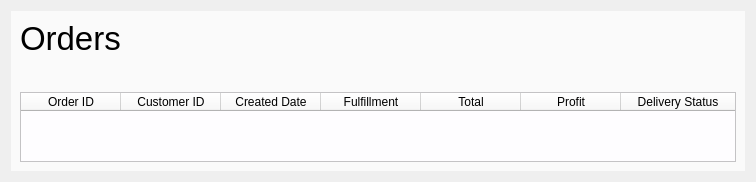
         <widget class="QWidget" name="Orders_Page">
          <layout class="QHBoxLayout" name="horizontalLayout_11">
           <item>
            <widget class="QFrame" name="frame">
             <property name="styleSheet">
              <string notr="true">background-color: rgb(250, 250, 250);
color: rgb(0, 0, 0);</string>
             </property>
             <property name="frameShape">
              <enum>QFrame::NoFrame</enum>
             </property>
             <property name="frameShadow">
              <enum>QFrame::Raised</enum>
             </property>
             <layout class="QVBoxLayout" name="verticalLayout_15">
              <item>
               <widget class="QFrame" name="TopBar_Orders">
                <property name="minimumSize">
                 <size>
                  <width>0</width>
                  <height>100</height>
                 </size>
                </property>
                <property name="frameShape">
                 <enum>QFrame::NoFrame</enum>
                </property>
                <property name="frameShadow">
                 <enum>QFrame::Raised</enum>
                </property>
                <layout class="QVBoxLayout" name="verticalLayout_19" stretch="0,0">
                 <property name="spacing">
                  <number>35</number>
                 </property>
                 <property name="leftMargin">
                  <number>0</number>
                 </property>
                 <property name="topMargin">
                  <number>0</number>
                 </property>
                 <property name="rightMargin">
                  <number>0</number>
                 </property>
                 <property name="bottomMargin">
                  <number>0</number>
                 </property>
                 <item>
                  <widget class="QLabel" name="label">
                   <property name="maximumSize">
                    <size>
                     <width>16777215</width>
                     <height>50</height>
                    </size>
                   </property>
                   <property name="font">
                    <font>
                     <pointsize>25</pointsize>
                    </font>
                   </property>
                   <property name="text">
                    <string>Orders</string>
                   </property>
                  </widget>
                 </item>
                 <item>
                  <widget class="QFrame" name="frame_4">
                   <property name="maximumSize">
                    <size>
                     <width>16777215</width>
                     <height>16777215</height>
                    </size>
                   </property>
                   <property name="styleSheet">
                    <string notr="true">color: rgb(0, 0, 0);</string>
                   </property>
                   <property name="frameShape">
                    <enum>QFrame::NoFrame</enum>
                   </property>
                   <property name="frameShadow">
                    <enum>QFrame::Raised</enum>
                   </property>
                   <layout class="QVBoxLayout" name="verticalLayout_20">
                    <property name="spacing">
                     <number>5</number>
                    </property>
                    <property name="leftMargin">
                     <number>0</number>
                    </property>
                    <property name="topMargin">
                     <number>0</number>
                    </property>
                    <property name="rightMargin">
                     <number>0</number>
                    </property>
                    <property name="bottomMargin">
                     <number>0</number>
                    </property>
                    <item>
                     <widget class="QTableWidget" name="Orders_tableWidget">
                      <property name="styleSheet">
                       <string notr="true">QTableWidget {
	color: rgb(0, 0, 0);
	selection-color: rgb(0, 0, 0);
	background-color: rgb(254, 253, 255);
	gridline-color: rgb(191, 191, 191);
	selection-background-color:rgba(0, 0, 0, 13)
}</string>
                      </property>
                      <property name="sizeAdjustPolicy">
                       <enum>QAbstractScrollArea::AdjustToContents</enum>
                      </property>
                      <property name="editTriggers">
                       <set>QAbstractItemView::NoEditTriggers</set>
                      </property>
                      <property name="selectionMode">
                       <enum>QAbstractItemView::SingleSelection</enum>
                      </property>
                      <property name="selectionBehavior">
                       <enum>QAbstractItemView::SelectRows</enum>
                      </property>
                      <property name="sortingEnabled">
                       <bool>true</bool>
                      </property>
                      <property name="rowCount">
                       <number>0</number>
                      </property>
                      <attribute name="horizontalHeaderStretchLastSection">
                       <bool>true</bool>
                      </attribute>
                      <attribute name="verticalHeaderStretchLastSection">
                       <bool>false</bool>
                      </attribute>
                      <column>
                       <property name="text">
                        <string>Order ID</string>
                       </property>
                      </column>
                      <column>
                       <property name="text">
                        <string>Customer ID</string>
                       </property>
                      </column>
                      <column>
                       <property name="text">
                        <string>Created Date</string>
                       </property>
                      </column>
                      <column>
                       <property name="text">
                        <string>Fulfillment</string>
                       </property>
                      </column>
                      <column>
                       <property name="text">
                        <string>Total</string>
                       </property>
                      </column>
                      <column>
                       <property name="text">
                        <string>Profit</string>
                       </property>
                      </column>
                      <column>
                       <property name="text">
                        <string>Delivery Status</string>
                       </property>
                      </column>
                     </widget>
                    </item>
                   </layout>
                  </widget>
                 </item>
                </layout>
               </widget>
              </item>
             </layout>
            </widget>
           </item>
          </layout>
         </widget>
